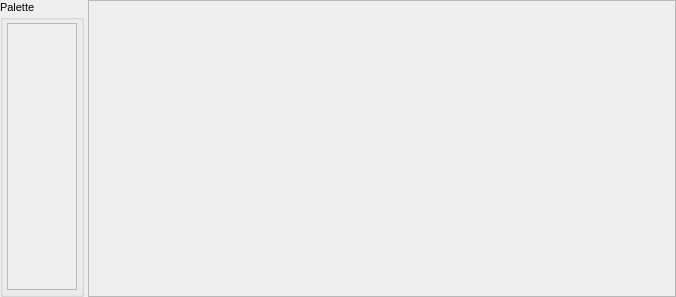
<?xml version="1.0" encoding="UTF-8"?>
<ui version="4.0">
 <class>ModuleEditor</class>
 <widget class="QWidget" name="ModuleEditor">
  <property name="geometry">
   <rect>
    <x>0</x>
    <y>0</y>
    <width>676</width>
    <height>297</height>
   </rect>
  </property>
  <property name="font">
   <font>
    <pointsize>8</pointsize>
   </font>
  </property>
  <property name="windowTitle">
   <string>Form</string>
  </property>
  <layout class="QVBoxLayout" name="verticalLayout_2">
   <property name="spacing">
    <number>0</number>
   </property>
   <property name="leftMargin">
    <number>0</number>
   </property>
   <property name="topMargin">
    <number>0</number>
   </property>
   <property name="rightMargin">
    <number>0</number>
   </property>
   <property name="bottomMargin">
    <number>0</number>
   </property>
   <item>
    <layout class="QHBoxLayout" name="horizontalLayout_2">
     <property name="spacing">
      <number>4</number>
     </property>
     <item>
      <widget class="QGroupBox" name="PaletteGroup">
       <property name="title">
        <string>Palette</string>
       </property>
       <layout class="QVBoxLayout" name="verticalLayout">
        <property name="spacing">
         <number>4</number>
        </property>
        <property name="leftMargin">
         <number>4</number>
        </property>
        <property name="topMargin">
         <number>4</number>
        </property>
        <property name="rightMargin">
         <number>4</number>
        </property>
        <property name="bottomMargin">
         <number>4</number>
        </property>
        <item>
         <widget class="QScrollArea" name="PaletteScrollArea">
          <property name="widgetResizable">
           <bool>true</bool>
          </property>
          <widget class="QWidget" name="PaletteScrollAreaContents">
           <property name="geometry">
            <rect>
             <x>0</x>
             <y>0</y>
             <width>73</width>
             <height>267</height>
            </rect>
           </property>
           <layout class="QVBoxLayout" name="verticalLayout_3">
            <property name="spacing">
             <number>4</number>
            </property>
            <property name="leftMargin">
             <number>4</number>
            </property>
            <property name="topMargin">
             <number>4</number>
            </property>
            <property name="rightMargin">
             <number>4</number>
            </property>
            <property name="bottomMargin">
             <number>4</number>
            </property>
           </layout>
          </widget>
         </widget>
        </item>
       </layout>
      </widget>
     </item>
     <item>
      <widget class="QScrollArea" name="ModuleScrollArea">
       <property name="sizePolicy">
        <sizepolicy hsizetype="Expanding" vsizetype="Expanding">
         <horstretch>4</horstretch>
         <verstretch>0</verstretch>
        </sizepolicy>
       </property>
       <property name="horizontalScrollBarPolicy">
        <enum>Qt::ScrollBarAlwaysOff</enum>
       </property>
       <property name="sizeAdjustPolicy">
        <enum>QAbstractScrollArea::AdjustToContents</enum>
       </property>
       <property name="widgetResizable">
        <bool>true</bool>
       </property>
       <widget class="QWidget" name="ModuleScrollAreaContents">
        <property name="geometry">
         <rect>
          <x>0</x>
          <y>0</y>
          <width>577</width>
          <height>293</height>
         </rect>
        </property>
       </widget>
      </widget>
     </item>
    </layout>
   </item>
  </layout>
 </widget>
 <resources>
  <include location="icons.qrc"/>
 </resources>
 <connections/>
</ui>
